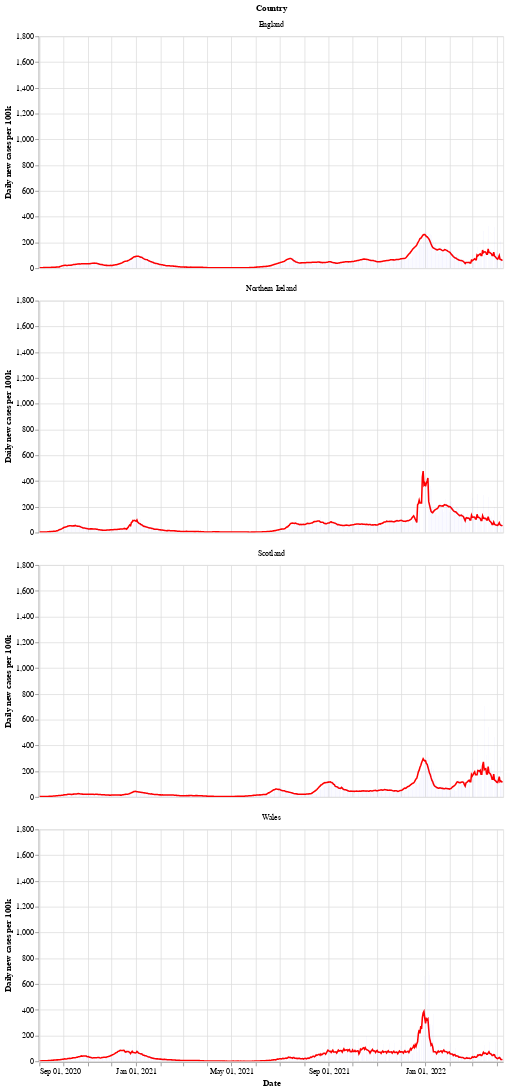

The cell this chart's notebook holds for it:
### Markdown cell above
Next is a bar chart of the number of new cases in each country (per 100k population), with the 7 day moving average of cases. Again we see that Wales saw a longer period of raising and falling cases compared to the other countries.

After a period of cases falling, each nation is now seeing a rise in the number of cases - especially in Wales.

### Code cell
# collapse
bars = alt.Chart(uk_cases).mark_bar().encode(
    x=alt.X("yearmonthdate(date):T", axis=alt.Axis(title='Date')),
    y=alt.Y("newCasesRate:Q", axis=alt.Axis(title='Daily new cases per 100k')),
    tooltip='newCasesRate',
    color=alt.condition(
        alt.datum.dailyChange > 0,
        alt.value("orange"),  # The positive color
        alt.value("blue")  # The negative color
    )
).properties(title='New cases per 100k population with rolling 7 day average', width=600).interactive()
line = alt.Chart(uk_cases).mark_line(
    color='red',
    size=2,
).transform_window(
    rolling_mean='mean(newCasesRate)',
    frame=[0, 7],
    groupby=['areaName']
).encode(
    x='yearmonthdate(date):T',
    y='rolling_mean:Q'
)
alt.layer(line, bars, data=uk_cases).facet(alt.Row('areaName', title='Country'), columns=1)

### Figure 1 — Vega-Lite specification as saved in the notebook (floating-point values rounded to 4 significant figures; data arrays with more than 128 entries replaced by an {"elided": "..."} marker saying what was removed)
{"config": {"view": {"continuousWidth": 400, "continuousHeight": 300}}, "data": {"name": "data-39fafd2f0752fb0e117a761be5cac2c9"}, "facet": {"type": "nominal", "field": "areaName", "title": "Country"}, "spec": {"layer": [{"mark": {"type": "line", "color": "red", "size": 2}, "encoding": {"x": {"type": "temporal", "field": "date", "timeUnit": "yearmonthdate"}, "y": {"type": "quantitative", "field": "rolling_mean"}}, "transform": [{"window": [{"op": "mean", "field": "newCasesRate", "as": "rolling_mean"}], "frame": [0, 7], "groupby": ["areaName"]}]}, {"mark": "bar", "encoding": {"color": {"condition": {"value": "orange", "test": "(datum.dailyChange > 0)"}, "value": "blue"}, "tooltip": {"type": "quantitative", "field": "newCasesRate"}, "x": {"type": "temporal", "axis": {"title": "Date"}, "field": "date", "timeUnit": "yearmonthdate"}, "y": {"type": "quantitative", "axis": {"title": "Daily new cases per 100k"}, "field": "newCasesRate"}}, "selection": {"selector002": {"type": "interval", "bind": "scales", "encodings": ["x", "y"]}}, "title": "New cases per 100k population with rolling 7 day average", "width": 600}]}, "columns": 1, "$schema": "https://vega.github.io/schema/vega-lite/v4.8.1.json", "datasets": {"data-39fafd2f0752fb0e117a761be5cac2c9": {"elided": "2340 records"}}}
